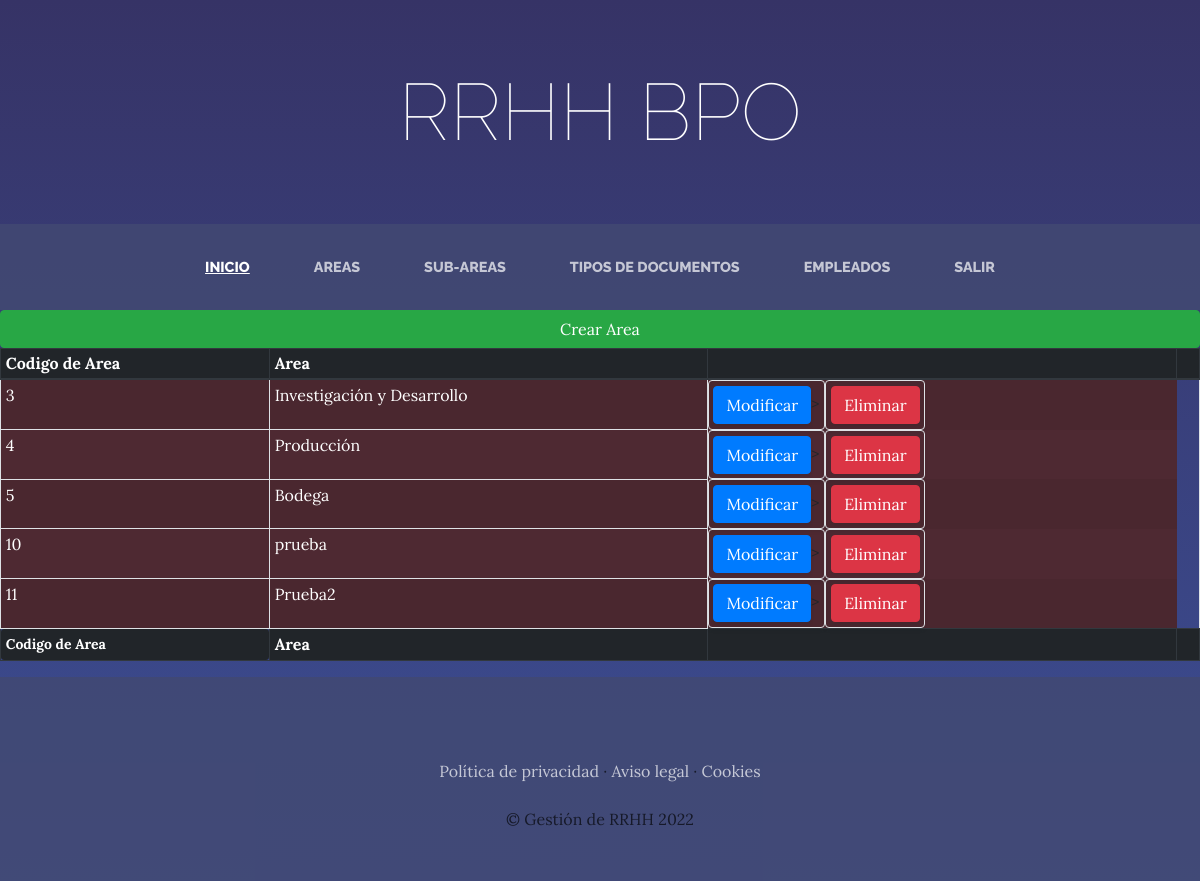
/Area (signed in), run on the app's committed database.
### RRHH/models.py (models this page shows, shortened)
class Areas(models.Model):
	Areaid = models.IntegerField(verbose_name="Cod.Area")
	Areanombre=models.CharField(max_length=50,verbose_name="Area")
	class Meta:
		verbose_name='Area'
		verbose_name_plural='Areas'

### RRHH/views.py (the view)
# urls.py: path('Area',views.Area,name="Area"),
def Area(request):
	Areasl = Areas.objects.all()
	return render(request,"RRHH/Areas.html",{"Areas":Areasl})

### RRHH/templates/RRHH/Areas.html (shortened to what this page needs)
{% extends "RRHH/base.html" %}
{% load static%}
{% block content %}
<a href="{% url 'Areas_c' %}" class="btn btn-block btn-primary btn-success"> Crear Area</a>
<table id="dtBasicExample" class="table table-striped table-bordered table-sm" cellspacing="0" width="100%">
  <thead class="thead-dark">
    <tr>
      <th class="th-sm">Codigo de Area</th>
      <th class="th-sm">Area</th>
      <th class="th-sm"></th>
      <th class="th-sm"></th>
  </thead>
  <tbody class="tbody-col">
	{% for Area in Areas %}
	<tr>
      <td class="th-sm">{{Area.Areaid}}</td>
      <td class="th-sm">{{Area.Areanombre}}</td>
      <td class="btn"><a href="{% url 'Areas_u' Area.id%}" class="btn btn-xs btn-primary">Modificar</a>></td>
      <td class="btn"><a href="{% url 'Areas_d' Area.id%}" class="btn btn-xs btn-danger">Eliminar</a></td>
    </tr>
	{% endfor %}
	  </tbody>
  <tfoot thead class="thead-dark">
    <tr>
      <th class="th-sm btn-sm btn-info">Codigo de Area</th>
      <th class="th-sm">Area</th>
      <th class="th-sm"></th>
      <th class="th-sm"></th>
  </tfoot>
</table>
{% endblock %}

### RRHH/static/RRHH/css/gestion.css (style rules this page uses)
body { font-family: 'Lora'; background: linear-gradient(rgba(54,51,102,1), rgba(60,78,148,1)); background-attachment: fixed; background-position: center; background-size: cover; }
.table { text-decoration-color:white; }
.th-sm { color:white; }
.tbody-col { background-color: rgba(78, 41, 50, 1); }
.btn { box-shadow: 0px 3px 3px 0px rgba(33, 37, 41, 0.1); }

### data on the page
Areas: Areaid "3", Areanombre "Investigación y Desarrollo"
Areas: Areaid "4", Areanombre "Producción"
Areas: Areaid "5", Areanombre "Bodega"
Areas: Areaid "10", Areanombre "prueba"
Areas: Areaid "11", Areanombre "Prueba2"
